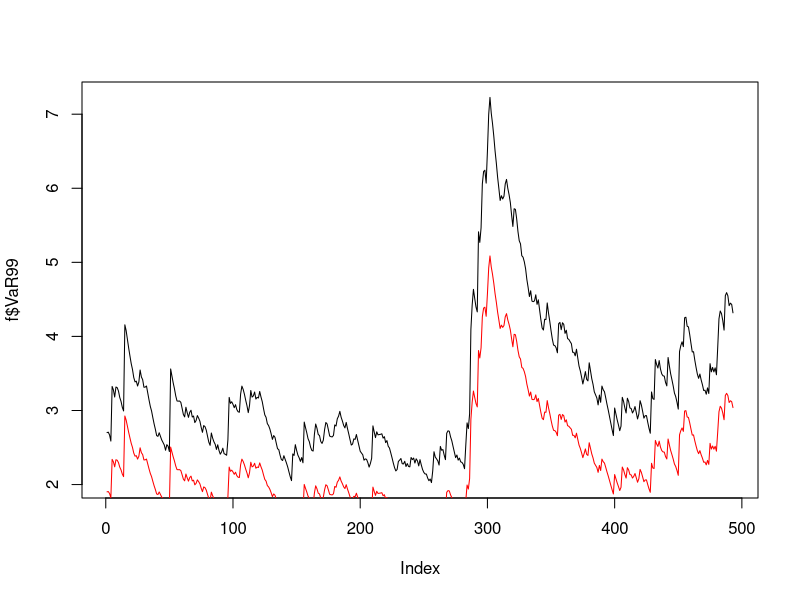
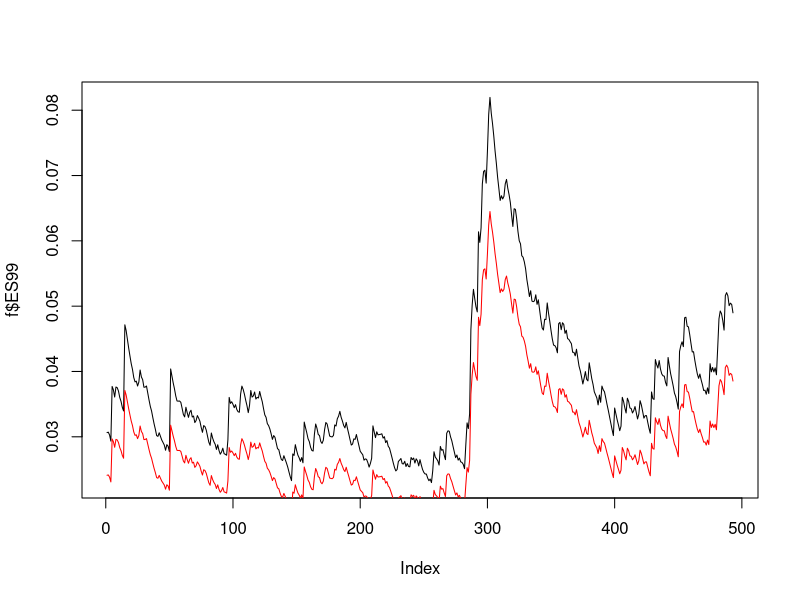
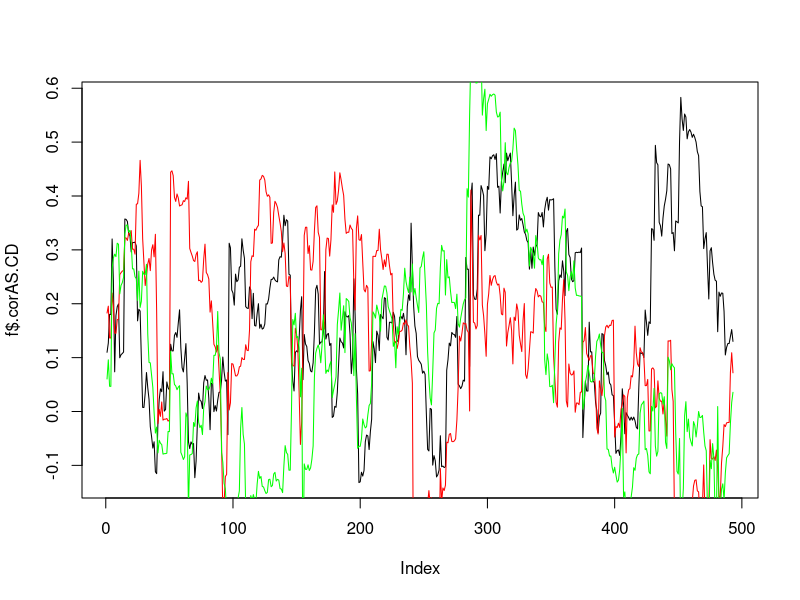

Reproduce these figures in R, in order.
(
  WD <- getwd()
)
if (!is.null(WD)) setwd(WD)

dfAS <- read.csv("WSE-ASSECOPOL.csv",sep = ",")
dfAS <- dfAS[nrow(dfAS):1,]
dfCD <- read.csv("WSE-CDPROJEKT.csv",sep = ",")
dfCD <- dfCD[nrow(dfCD):1,]
dfCY <- read.csv("WSE-CYFRPLSAT.csv",sep = ",")
dfCY <- dfCY[nrow(dfCY):1,]

stopaPR <- function(.df,.df1,.df2){
  VolatilityAS <- NULL
  VolatilityCD <- NULL
  VolatilityCY <- NULL
  for(i in 1:(nrow(.df)-1)){
    VolatilityAS[i] <- ((.df$Close[i+1]-.df$Close[i])/(.df$Close[i]))
    VolatilityCD[i] <- ((.df1$Close[i+1]-.df1$Close[i])/(.df1$Close[i]))
    VolatilityCY[i] <- ((.df2$Close[i+1]-.df2$Close[i])/(.df2$Close[i]))
  }
  #Volatility[nrow(.df)] <- NA
  final <- cbind(VolatilityAS,VolatilityCD,VolatilityCY)
  return(final)
}

EWMA <- function(.df){
  .varAS <- NULL
  .varCD <- NULL
  .varCY <- NULL
  .covAS.CD <- NULL
  .covAS.CY <- NULL
  .covCD.CY <- NULL
  lambda <- 0.94
  .varAS[1] <- var(.df$VolatilityAS[1:250])
  .varCD[1] <- var(.df$VolatilityCD[1:250])
  .varCY[1] <- var(.df$VolatilityCY[1:250])
  .covAS.CD[1] <- cov(.df$VolatilityAS[1:250],.df$VolatilityCD[1:250])
  .covAS.CY[1] <- cov(.df$VolatilityAS[1:250],.df$VolatilityCY[1:250])
  .covCD.CY[1] <- cov(.df$VolatilityCD[1:250],.df$VolatilityCY[1:250])
  for(i in 1:nrow(.df)){
    .varAS[i+1] <- .varAS[i]*lambda + ((1-lambda)*.df$VolatilityAS[i]^2)
    .varCD[i+1] <- .varCD[i]*lambda + ((1-lambda)*.df$VolatilityCD[i]^2)
    .varCY[i+1] <- .varCY[i]*lambda + ((1-lambda)*.df$VolatilityCY[i]^2)
    .covAS.CD[i+1] <- .covAS.CD[i]*lambda + ((1-lambda)*.df$VolatilityAS[i]*.df$VolatilityCD[i])
    .covAS.CY[i+1] <- .covAS.CY[i]*lambda + ((1-lambda)*.df$VolatilityAS[i]*.df$VolatilityCY[i])
    .covCD.CY[i+1] <- .covCD.CY[i]*lambda + ((1-lambda)*.df$VolatilityCD[i]*.df$VolatilityCY[i])
  }
  final <- cbind(.varAS,.varCD,.varCY,.covAS.CD,.covAS.CY,.covCD.CY)
  final <- as.data.frame(final)
  return(final)
}

mVaR <- function(.df){
  VaR99 <- NULL
  ES99 <- NULL
  VaR95 <- NULL
  ES95 <- NULL
  .corAS.CD <- NULL
  .corAS.CY <- NULL
  .corCD.CY <- NULL
  .row1 <- c(0.33,0.33,0.33)
  for(i in 2:nrow(.df)){
    .row2 <- c(.df$.varAS[i],.df$.covAS.CD[i],.df$.covAS.CY[i])
    .row3 <- c(.df$.covAS.CD[i],.df$.varCD[i],.df$.covCD.CY[i])
    .row4 <- c(.df$.covAS.CY[i],.df$.covCD.CY[i],.df$.varCY[i])
    macierz <- rbind(.row2,.row3,.row4)
    macierz1 <- .row1*macierz
    temp <- c(sum(macierz1[,1]),sum(macierz1[,2]),sum(macierz1[,3]))
    war.portfela <- sum(.row1*temp)
    SD.portfela <- sqrt(war.portfela)
    VaR99[i-1] <- 2.33*SD.portfela*100
    VaR95[i-1] <- 1.64*SD.portfela*100
    ES99[i-1] <- SD.portfela*(exp(-(2.33^2)/2))/(sqrt(2*pi)*0.01)
    ES95[i-1] <- SD.portfela*(exp(-(1.64^2)/2))/(sqrt(2*pi)*0.05)
    .SD <- c(sqrt(macierz[1,1]),sqrt(macierz[2,2]),sqrt(macierz[3,3]))
    .corAS.CD[i-1] <- macierz[1,2]/(.SD[1]*.SD[2])
    .corAS.CY[i-1] <- macierz[1,3]/(.SD[1]*.SD[3])
    .corCD.CY[i-1] <- macierz[2,3]/(.SD[2]*.SD[3])
  }
  final <- cbind(VaR99,ES99,VaR95,ES95,.corAS.CD,.corAS.CY,.corCD.CY)
  final <- as.data.frame(final)
  return(final)
}
test <- stopaPR(dfAS,dfCD,dfCY)
test <- as.data.frame(test)
zxc <- EWMA(test)
f <- mVaR(zxc)

plot(f$VaR99, type = "l")
lines(f$VaR95,type = "l", col = "red")

plot(f$ES99, type = "l")
lines(f$ES95,type = "l", col = "red")

plot(f$.corAS.CD, type = "l")
lines(f$.corAS.CY,type = "l", col = "red")
lines(f$.corCD.CY,type = "l", col = "green")